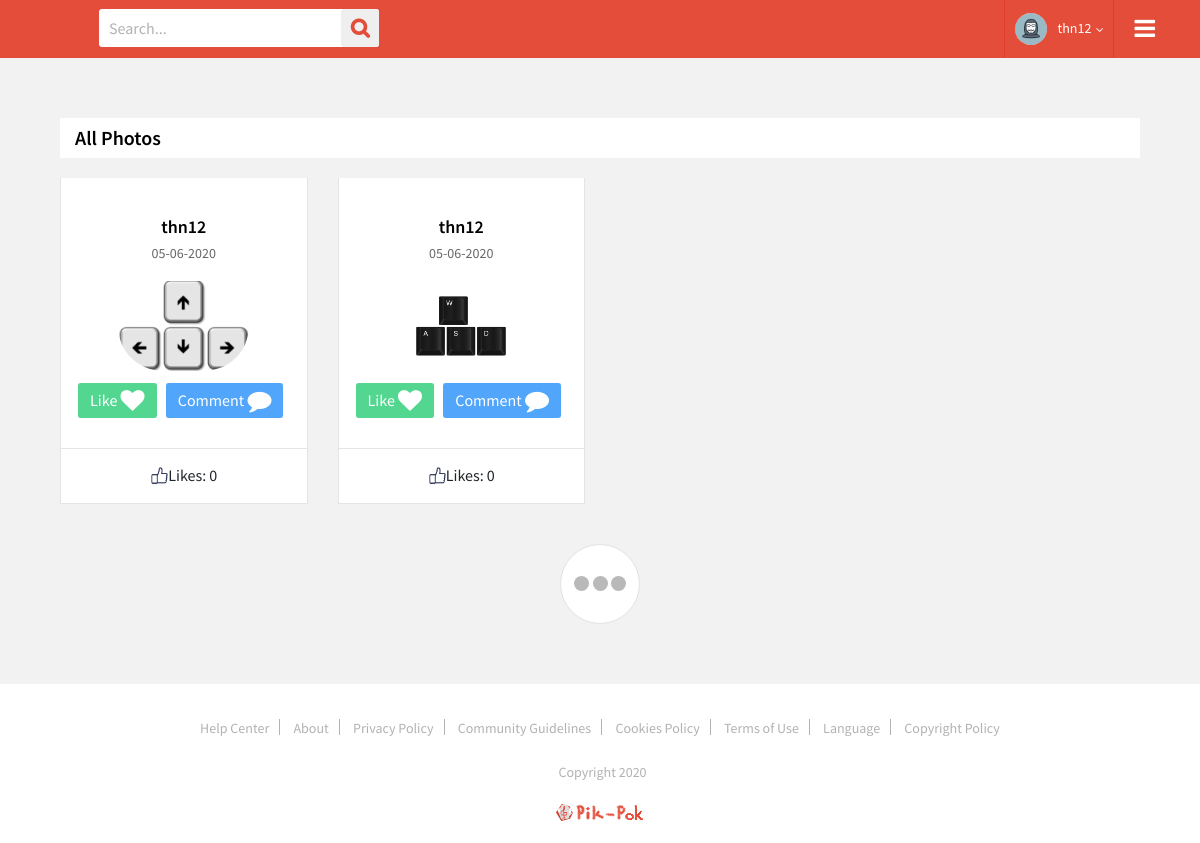
/index.php (signed in), run on the app's committed database.
### tables this page shows
CREATE TABLE `members` (
  `username` varchar(100) NOT NULL,
  `password` mediumtext NOT NULL,
  `fname` varchar(100) NOT NULL,
  `lname` varchar(100) NOT NULL,
  `email` varchar(100) NOT NULL,
  `date_of_registration` date NOT NULL,
  `id` int(30) NOT NULL,
  `sex` tinyint(1) DEFAULT NULL,
  `date_of_birth` date DEFAULT NULL,
  `profile_pic` varchar(100) DEFAULT NULL,
  `picture_path` varchar(100) DEFAULT NULL
);

CREATE TABLE `images` (
  `photo_id` int(11) NOT NULL,
  `photo_name` varchar(100) DEFAULT NULL,
  `photo_likes` bigint(20) DEFAULT NULL,
  `photo_path` varchar(100) DEFAULT NULL,
  `username` varchar(100) DEFAULT NULL,
  `photo_tag` varchar(100) DEFAULT NULL,
  `date_posted` datetime DEFAULT NULL
);

### index.php (the view, shortened to what this page needs)
<?php
require('db/db.php');
mysqli_set_charset($con,"utf8");
$query = "SELECT * FROM images ORDER BY photo_id DESC";
$result = mysqli_query($con, $query);
?>
<!DOCTYPE html>
<html>
<head>
<link rel="stylesheet" type="text/css" href="css/animate.css">
<link rel="stylesheet" type="text/css" href="css/bootstrap.min.css">
<link rel="stylesheet" type="text/css" href="css/flatpickr.min.css">
<link rel="stylesheet" type="text/css" href="css/line-awesome.css">
<link rel="stylesheet" type="text/css" href="css/line-awesome-font-awesome.min.css">
<link rel="stylesheet" href="https://cdnjs.cloudflare.com/ajax/libs/font-awesome/4.7.0/css/font-awesome.min.css">
<link rel="stylesheet" type="text/css" href="lib/slick/slick.css">
<link rel="stylesheet" type="text/css" href="lib/slick/slick-theme.css">
<link rel="stylesheet" type="text/css" href="css/style.css">
<link rel="stylesheet" type="text/css" href="css/responsive.css">
</head>
<body oncontextmenu="return false;">
	<div class="wrapper">
		<header>
			<div class="container">
				<div class="header-data">
					<div class="search-bar">
						<form>
							<input type="text" name="search" placeholder="Search...">
							<button type="submit"><i class="fa fa-search"></i></button>
						</form>
					</div>
					<div class="menu-btn">
						<a href="#" title=""><i class="fa fa-bars"></i></a>
					</div>
			<?php
				if(isset($_SESSION['username'])) {
				$uname = $_SESSION['username'];
				$query_picture = "SELECT picture_path, profile_pic FROM members WHERE username = '$uname'";
				$result_picture = mysqli_query($con, $query_picture);
				$row_picture = mysqli_fetch_array($result_picture);
				$picture_path = $row_picture['picture_path'];
				$picture_name = $row_picture['profile_pic'];
				echo "
					<div class='user-account'>
						<div class='user-info'>
							<img style=\"width:32px; height:32px;\" src=\"".$picture_path.$picture_name."\" alt=\"users photo\"/>
							<a href='profile3.php' title=''>";?>
							<?php if(isset($_SESSION['username']))  echo $_SESSION['username'];
							echo "</a>
							<i class='fa fa-angle-down'></i>
						</div>
						<div class='user-account-settingss'>
							<h3>Online Status</h3>
							<ul class='on-off-status'>
								<li>
									<div class='fgt-sec'>
										<input type='radio' name='cc' id='c5'>
										<label for='c5'>
											<span></span>
										</label>
										<small>Online</small>
									</div>
								</li>
								<li>
									<div class='fgt-sec'>
										<input type='radio' name='cc' id='c6'>
										<label for='c6'>
											<span></span>
										</label>
										<small>Offline</small>
									</div>
								</li>
							</ul>
							<h3>Custom Status</h3>
							<div class='search_form'>
								<form>
									<input type='text' name='search'>
									<button type='submit'>Ok</button>
								</form>
							</div>
							<h3>Setting</h3>
							<ul class='us-links'>
								<li><a href='profile-account-setting.php' title=''>Account Setting</a></li>
								<li><a href='#' title=''>Privacy</a></li>
								<li><a href='#' title=''>Faqs</a></li>
								<li><a href='termsofuse.php' title=''>Terms & Conditions</a></li>
							</ul>
							<h3 class='tc'><a href='db/logout.php' title=''>Logout</a></h3>
						</div>
					</div>
					";
				}
					else
						echo "<div class='user-account'>
						<div class='user-info' style='margin-left:auto; margin-right:auto;'>
							<a href='signin.php' title=''> <i class='fa fa-sign-in fa-lg'></i> Sign In</a>
						</div>
					";
			?>
				</div>
			</div>
		</header>
		<section class="companies-info">
			<div class="container">
				<div class="company-title">
					<h3>All Photos</h3>
				</div>
				<div class="companies-list">
					<div class="row">
				<?php
				while ($row = mysqli_fetch_array($result)) {
				$newDate = date("d-m-Y", strtotime($row['date_posted']));
				echo '
						<div class="col-lg-3 col-md-4 col-sm-6 col-12">
							<div >
							<form id="myform" class="company_profile_info" name="myform" method="post" action="picComments.php" >
								<div class="company-up-info">
									<a href="user-profile.html"><h3>';
									echo "<h3>".$row['username']."</h3>";
									echo "</a><h4>".$newDate."</h4>
									<img src=\"".$row['photo_path'].$row['photo_name']."\" alt='user's photo' />";
									if(isset($_SESSION['username']))
									{
									echo "
									<input type='hidden' name='photo_id' id='photo_id' value='".$row['photo_id']."' />
									<ul>
										<li>
										<button style='border:none' >
											<a id='likeLink' class='follow text-white'>Like <i class='fa fa-heart' aria-hidden='true'></i></a>
										</button>
										</li>
										<li>
										<button onclick = '' class='btn2' style='border:none' >
										<a class='hire-us text-white'>Comment <i class='fa fa-comment' aria-hidden='true'></i></a>
										</button>
										</li>
									</ul>
									";
									}
								echo "
								</div>
								<a id='likesNum' class='view-more-pro'> Likes:
									<img src='images/likes.png' alt='' height='18' width='18'>
									".$row['photo_likes']."
								</a>
								</form>
							</div>
						</div>
						";}
						?>
					</div>
				</div>
				<div class='process-comm'>
					<div class='spinner'>
						<div class='bounce1'></div>
						<div class='bounce2'></div>
						<div class='bounce3'></div>
					</div>
				</div>
			</div>
		</section>
		<footer>
			<div class="footy-sec mn no-margin">
				<div class="container">
					<ul>
						<li><a href="help-center.html" title="">Help Center</a></li>
						<li><a href="about.php" title="">About</a></li>
						<li><a href="#" title="">Privacy Policy</a></li>
						<li><a href="community_guidelines.php" title="">Community Guidelines</a></li>
						<li><a href="#" title="">Cookies Policy</a></li>
						<li><a href="termsofuse.php" title="">Terms of Use</a></li>
						<li><a href="#" title="">Language</a></li>
						<li><a href="#" title="">Copyright Policy</a></li>
					</ul>
					<p><img src="images/copy-icon2.png" alt="">Copyright <script type="text/javascript">document.write(new Date().getFullYear());</script></p>
					<img class="fl-rgt" src="images/logo2.png" alt="">
				</div>
			</div>
		</footer>
	</div>
</body>
</html>

### css/responsive.css (style rules this page uses)
@media (max-width: 1200px) { .menu-btn { display: block; } }
@media (max-width: 1200px) { .footy-sec ul { width: 100%;text-align: center; } }
@media (max-width: 1200px) { .fl-rgt { float: none;margin-top: 0;padding-bottom: 20px;width: auto;padding-right: 0; } }
@media (max-width: 1200px) { .footy-sec.mn p { margin-top: 0;padding-bottom: 20px; } }
@media (max-width: 1200px) { .footy-sec.mn ul { padding: 30px 0 25px 0; } }
@media (max-width: 1200px) { .footy-sec p { width: 100%;text-align: center;margin-top: 15px; } }
@media (max-width: 1200px) { .footy-sec { text-align: center; } }

### data on the page
members: picture_path+profile_pic (placeholder picture)
images: username "thn12", date_posted "05-06-2020", photo_path+photo_name (picture), photo_likes "0"
images: username "thn12", date_posted "05-06-2020", photo_path+photo_name (picture), photo_likes "0"

### other printed values
$_SESSION['username'] "thn12"
